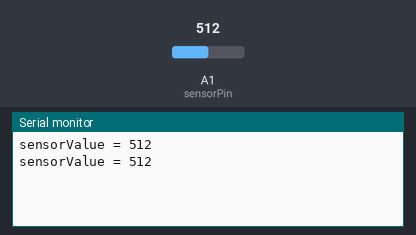
Bench run of a sketch on a simulated Arduino Uno, built with avr-gcc and run on an emulated ATmega328P. Shown: the last lines printed to the serial monitor. The inputs (shaded band) are chosen by the test bench; at power-on: A1 (sensorPin) = 512.

Above: at 1.3 s.
1.4 s: A1 (sensorPin) set to 716
At 1.9 s:
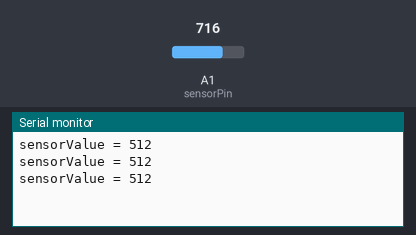
2.9 s: A1 (sensorPin) set to 900
At 3.4 s:
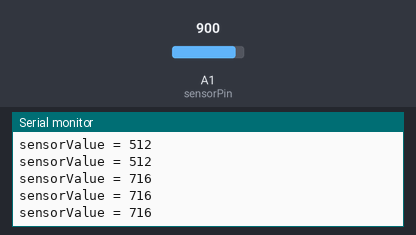
Timing chart, 0 to 5.9 s (numbered marks = the images above; inputs shaded):
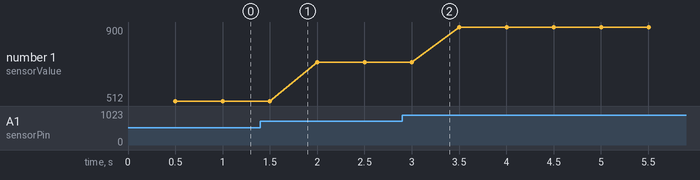

Measured:
- plotted number 1: 512 → 716 after the input at 1.4 s, 716 → 900 after the input at 2.9 s

The sketch:

basicSensorTest.ino
```cpp
// Test-Teensy sensorValue
int sensorPin = 1;    // select the input pin for the potentiometer
int sensorValue = 0;  // variable to store the value coming from the sensor

void setup() {
   // initialize serial:
 // analogReference(EXTERNAL);
  Serial.begin(9600);
}

void loop() {
  sensorValue = analogRead(sensorPin);

  delay(500);
  Serial.print("sensorValue = ");
  Serial.println(sensorValue);
}
```
